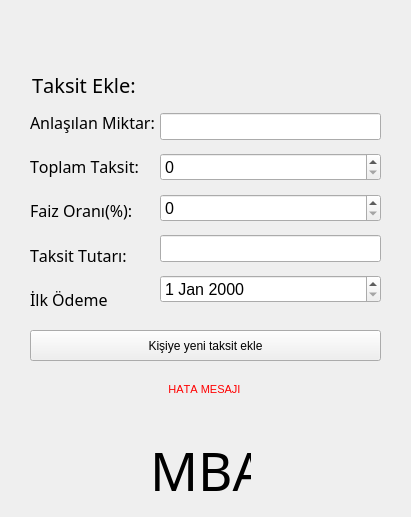
<?xml version="1.0" encoding="UTF-8"?>
<ui version="4.0">
 <class>Form</class>
 <widget class="QWidget" name="Form">
  <property name="geometry">
   <rect>
    <x>0</x>
    <y>0</y>
    <width>411</width>
    <height>517</height>
   </rect>
  </property>
  <property name="font">
   <font>
    <family>Arial</family>
    <kerning>false</kerning>
   </font>
  </property>
  <property name="windowTitle">
   <string>Taksitlendirme</string>
  </property>
  <property name="windowIcon">
   <iconset>
    <normaloff>../assets/mba_logo.ico</normaloff>../assets/mba_logo.ico</iconset>
  </property>
  <widget class="QLabel" name="label_baslik2_2">
   <property name="geometry">
    <rect>
     <x>32</x>
     <y>69</y>
     <width>171</width>
     <height>31</height>
    </rect>
   </property>
   <property name="font">
    <font>
     <family>DecoType Naskh</family>
     <pointsize>15</pointsize>
     <kerning>false</kerning>
    </font>
   </property>
   <property name="whatsThis">
    <string>&lt;html&gt;&lt;head/&gt;&lt;body&gt;&lt;p&gt;asadsd&lt;/p&gt;&lt;/body&gt;&lt;/html&gt;</string>
   </property>
   <property name="text">
    <string>Taksit Ekle:</string>
   </property>
  </widget>
  <widget class="QWidget" name="layoutWidget_2">
   <property name="geometry">
    <rect>
     <x>30</x>
     <y>100</y>
     <width>131</width>
     <height>221</height>
    </rect>
   </property>
   <property name="font">
    <font>
     <family>DecoType Naskh</family>
     <pointsize>12</pointsize>
     <kerning>false</kerning>
    </font>
   </property>
   <layout class="QVBoxLayout" name="verticalLayout_3">
    <property name="spacing">
     <number>0</number>
    </property>
    <property name="topMargin">
     <number>0</number>
    </property>
    <property name="bottomMargin">
     <number>0</number>
    </property>
    <item>
     <widget class="QLabel" name="label_11">
      <property name="font">
       <font>
        <family>DecoType Naskh</family>
        <pointsize>12</pointsize>
        <kerning>false</kerning>
       </font>
      </property>
      <property name="text">
       <string>Anlaşılan Miktar:</string>
      </property>
     </widget>
    </item>
    <item>
     <widget class="QLabel" name="label_15">
      <property name="font">
       <font>
        <family>DecoType Naskh</family>
        <pointsize>12</pointsize>
        <kerning>false</kerning>
       </font>
      </property>
      <property name="text">
       <string>Toplam Taksit:</string>
      </property>
     </widget>
    </item>
    <item>
     <widget class="QLabel" name="label_19">
      <property name="font">
       <font>
        <family>DecoType Naskh</family>
        <pointsize>12</pointsize>
        <kerning>false</kerning>
       </font>
      </property>
      <property name="text">
       <string>Faiz Oranı(%):</string>
      </property>
     </widget>
    </item>
    <item>
     <widget class="QLabel" name="label_16">
      <property name="font">
       <font>
        <family>DecoType Naskh</family>
        <pointsize>12</pointsize>
        <kerning>false</kerning>
       </font>
      </property>
      <property name="text">
       <string>Taksit Tutarı:</string>
      </property>
     </widget>
    </item>
    <item>
     <widget class="QLabel" name="label_18">
      <property name="font">
       <font>
        <family>DecoType Naskh</family>
        <pointsize>12</pointsize>
        <kerning>false</kerning>
       </font>
      </property>
      <property name="text">
       <string>İlk Ödeme</string>
      </property>
     </widget>
    </item>
   </layout>
  </widget>
  <widget class="QWidget" name="layoutWidget_3">
   <property name="geometry">
    <rect>
     <x>160</x>
     <y>100</y>
     <width>221</width>
     <height>221</height>
    </rect>
   </property>
   <property name="font">
    <font>
     <family>DecoType Naskh</family>
     <pointsize>12</pointsize>
     <kerning>false</kerning>
    </font>
   </property>
   <layout class="QVBoxLayout" name="verticalLayout_4">
    <property name="spacing">
     <number>0</number>
    </property>
    <item>
     <widget class="QLineEdit" name="lne_anlasilan">
      <property name="font">
       <font>
        <family>Arial</family>
        <pointsize>12</pointsize>
        <kerning>false</kerning>
       </font>
      </property>
     </widget>
    </item>
    <item>
     <widget class="QSpinBox" name="spn_taksit">
      <property name="font">
       <font>
        <family>Yu Gothic UI</family>
        <pointsize>12</pointsize>
        <kerning>false</kerning>
       </font>
      </property>
     </widget>
    </item>
    <item>
     <widget class="QSpinBox" name="spn_faiz">
      <property name="font">
       <font>
        <family>Yu Gothic UI</family>
        <pointsize>12</pointsize>
        <kerning>false</kerning>
       </font>
      </property>
     </widget>
    </item>
    <item>
     <widget class="QLineEdit" name="lne_tutar">
      <property name="font">
       <font>
        <family>Arial</family>
        <pointsize>12</pointsize>
        <kerning>false</kerning>
       </font>
      </property>
     </widget>
    </item>
    <item>
     <widget class="QDateEdit" name="lne_tarih">
      <property name="font">
       <font>
        <family>Arial</family>
        <pointsize>12</pointsize>
        <kerning>false</kerning>
       </font>
      </property>
      <property name="currentSection">
       <enum>QDateTimeEdit::DaySection</enum>
      </property>
     </widget>
    </item>
   </layout>
  </widget>
  <widget class="QLabel" name="label">
   <property name="geometry">
    <rect>
     <x>150</x>
     <y>440</y>
     <width>101</width>
     <height>61</height>
    </rect>
   </property>
   <property name="font">
    <font>
     <family>Sitka Display</family>
     <pointsize>40</pointsize>
     <kerning>false</kerning>
    </font>
   </property>
   <property name="contextMenuPolicy">
    <enum>Qt::NoContextMenu</enum>
   </property>
   <property name="layoutDirection">
    <enum>Qt::LeftToRight</enum>
   </property>
   <property name="styleSheet">
    <string notr="true"/>
   </property>
   <property name="text">
    <string>MBA</string>
   </property>
  </widget>
  <widget class="QPushButton" name="btn_ekle">
   <property name="geometry">
    <rect>
     <x>30</x>
     <y>330</y>
     <width>351</width>
     <height>31</height>
    </rect>
   </property>
   <property name="text">
    <string>Kişiye yeni taksit ekle</string>
   </property>
  </widget>
  <widget class="QLabel" name="msg_hata">
   <property name="enabled">
    <bool>true</bool>
   </property>
   <property name="geometry">
    <rect>
     <x>30</x>
     <y>380</y>
     <width>349</width>
     <height>18</height>
    </rect>
   </property>
   <property name="font">
    <font>
     <family>Arial</family>
     <pointsize>8</pointsize>
     <bold>false</bold>
     <kerning>false</kerning>
    </font>
   </property>
   <property name="styleSheet">
    <string notr="true">color: rgb(255, 255, 255);
color: rgb(255, 0, 0);</string>
   </property>
   <property name="text">
    <string>HATA MESAJI</string>
   </property>
   <property name="alignment">
    <set>Qt::AlignCenter</set>
   </property>
  </widget>
 </widget>
 <resources/>
 <connections/>
</ui>
